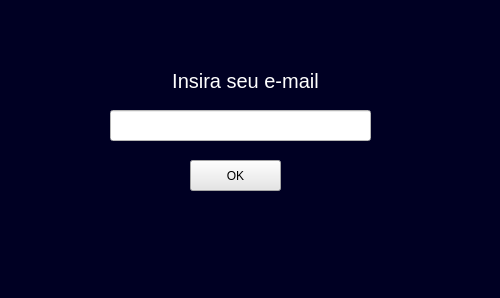
<?xml version="1.0" encoding="UTF-8"?>
<ui version="4.0">
 <class>MainWindow</class>
 <widget class="QMainWindow" name="MainWindow">
  <property name="enabled">
   <bool>true</bool>
  </property>
  <property name="geometry">
   <rect>
    <x>0</x>
    <y>0</y>
    <width>500</width>
    <height>298</height>
   </rect>
  </property>
  <property name="maximumSize">
   <size>
    <width>500</width>
    <height>300</height>
   </size>
  </property>
  <property name="windowTitle">
   <string>MainWindow</string>
  </property>
  <property name="styleSheet">
   <string notr="true">background-color: rgb(0, 0, 35);</string>
  </property>
  <widget class="QWidget" name="centralwidget">
   <widget class="QLineEdit" name="lineEdit">
    <property name="geometry">
     <rect>
      <x>110</x>
      <y>110</y>
      <width>261</width>
      <height>31</height>
     </rect>
    </property>
    <property name="styleSheet">
     <string notr="true">background-color: rgb(255, 255, 255);
</string>
    </property>
    <property name="text">
     <string/>
    </property>
   </widget>
   <widget class="QLabel" name="loginLabel">
    <property name="geometry">
     <rect>
      <x>150</x>
      <y>70</y>
      <width>191</width>
      <height>21</height>
     </rect>
    </property>
    <property name="font">
     <font>
      <family>Segoe UI</family>
      <pointsize>15</pointsize>
     </font>
    </property>
    <property name="styleSheet">
     <string notr="true">color: rgb(255, 255, 255);</string>
    </property>
    <property name="text">
     <string>Insira seu e-mail</string>
    </property>
    <property name="alignment">
     <set>Qt::AlignCenter</set>
    </property>
   </widget>
   <widget class="QPushButton" name="pushButton">
    <property name="geometry">
     <rect>
      <x>190</x>
      <y>160</y>
      <width>91</width>
      <height>31</height>
     </rect>
    </property>
    <property name="styleSheet">
     <string notr="true">background-color: rgb(230, 230, 230);</string>
    </property>
    <property name="text">
     <string>OK</string>
    </property>
   </widget>
  </widget>
  <widget class="QMenuBar" name="menubar">
   <property name="geometry">
    <rect>
     <x>0</x>
     <y>0</y>
     <width>500</width>
     <height>20</height>
    </rect>
   </property>
  </widget>
  <widget class="QStatusBar" name="statusbar"/>
 </widget>
 <resources/>
 <connections/>
</ui>
